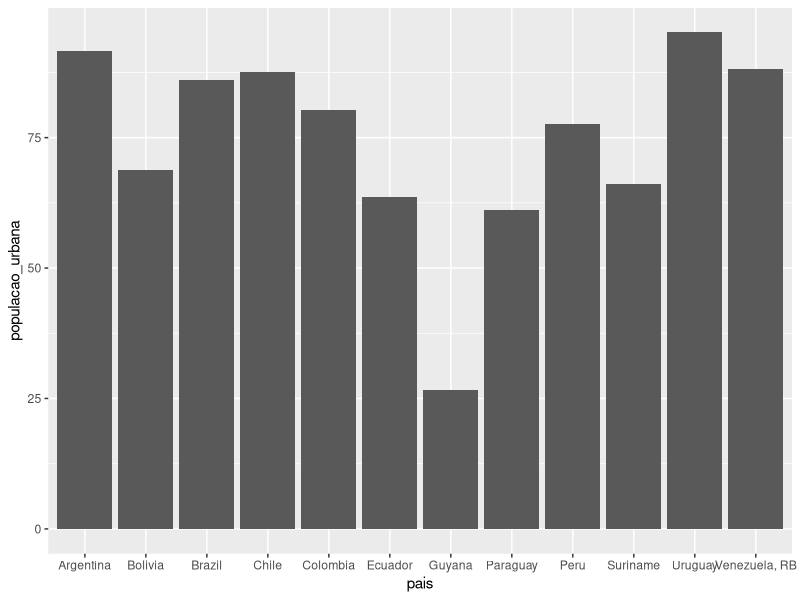

R code for this plot:
library(ggplot2)
library(dplyr)
library(scales)

##################
# LOAD DATA
# Reference: World Data Bank
##################

df <- read.csv("data/world_data_by_country.csv", sep=",")


#Filtrar países de interesse
aux <- df %>% filter(continente %in% c("South America"))


#agrupa por país e calcula a média do período
aux <- aux %>% 
  group_by(pais) %>% 
  summarise(populacao_urbana = mean(populacao_urbana))


#Atividade: elaborar gráfico de barras da taxa de urbanização dos países
aux %>% 
  ggplot(aes(x=pais, y=populacao_urbana)) +
  geom_bar(stat = "identity")

